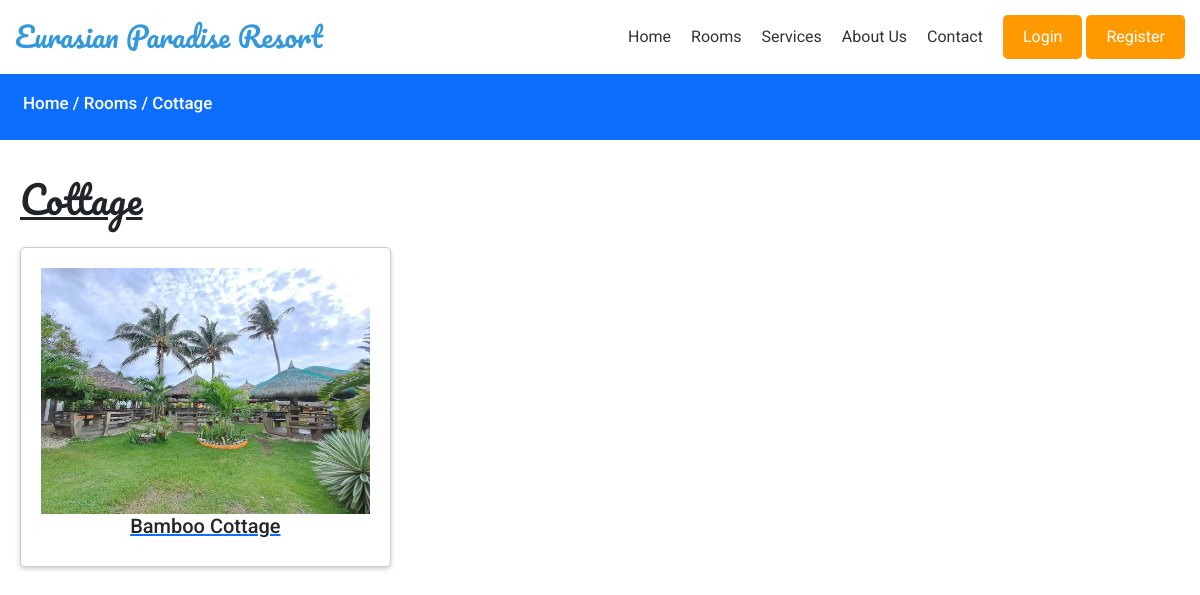
Screenshot of /rooms.php?categories=bamboocottage with the database file from the repository.
### tables this page shows
CREATE TABLE `categories` (
  `id` int(11) NOT NULL,
  `name` varchar(191) NOT NULL,
  `slug` varchar(191) NOT NULL,
  `description` mediumtext DEFAULT NULL,
  `status` tinyint(4) NOT NULL DEFAULT 0,
  `popular` tinyint(4) NOT NULL DEFAULT 0,
  `image` varchar(191) NOT NULL,
  `meta_title` varchar(191) NOT NULL,
  `meta_description` mediumtext NOT NULL,
  `meta_keywords` mediumtext NOT NULL,
  `created_at` timestamp NOT NULL DEFAULT current_timestamp() ON UPDATE current_timestamp()
);

CREATE TABLE `rooms` (
  `id` int(11) NOT NULL,
  `category_id` int(11) NOT NULL,
  `name` varchar(255) NOT NULL,
  `slug` varchar(255) NOT NULL,
  `small_description` mediumtext NOT NULL,
  `description` mediumtext NOT NULL,
  `selling_price` int(11) NOT NULL,
  `image` varchar(255) NOT NULL,
  `qty` int(11) NOT NULL,
  `status` tinyint(4) NOT NULL,
  `trending` tinyint(4) NOT NULL,
  `meta_title` varchar(255) NOT NULL,
  `meta_keywords` mediumtext NOT NULL,
  `meta_description` mediumtext NOT NULL,
  `created_at` timestamp NOT NULL DEFAULT current_timestamp() ON UPDATE current_timestamp()
);

### functions/userfunctions.php (called while the page is built, shortened)
<?php
include('config/dbcon.php');
function getSlugActive($table, $slug)
{
    global $con;
    $query = "SELECT * FROM $table WHERE slug='$slug' AND status ='0' LIMIT 1";
    return $query_run = mysqli_query($con, $query);
}
function getRoomsByCategory($category_id)
{
    global $con;
    $query = "SELECT * FROM rooms WHERE category_id='$category_id' AND status ='0'";
    return $query_run = mysqli_query($con, $query);
}
?>

### rooms.php (the view, shortened to what this page needs)
<?php
include('functions/userfunctions.php');
include('includes/header.php');
if(isset($_GET['categories']))
{
    $category_slug = $_GET['categories'];
    $category_data = getSlugActive("categories",$category_slug);
    $category = mysqli_fetch_array($category_data);
    if ($category)
    {
        $cid = $category['id'];
        ?>
        <div class="py-3 bg-primary">
            <div class="container2">
                <h6 class="text-white">
                <a href="index.php">
                    Home /
                </a>
                <a href="categories.php">
                    Rooms /
                </a>
                <?= $category['name']; ?></h6>
            </div>
        </div>
        <div class="py-3">
            <div class="container1">
                <div class="row">
                    <div class="col-md-12">
                    <h2><?= $category['name']; ?></h2>
                        <div class = "row">
                            <?php
                                $rooms = getRoomsByCategory($cid);
                                if(mysqli_num_rows($rooms) > 0)
                                {
                                    foreach($rooms as $item)
                                    {
                                        ?>
                                            <div class ="col-md-4 mb-2">
                                                <a href="rooms-view.php?rooms=<?= $item['slug']; ?>">
                                                    <div class="card">
                                                        <div class="card-body">
                                                            <img src="Images/<?= $item['image']; ?>" alt="Room Image" class="w-100">
                                                            <h4 class ="text-center"><?= $item['name']; ?></h4>
                                                        </div>
                                                    </div>
                                                </a>
                                            </div>
                                        <?php
                                    }
                                }
                                else
                                {
                                    echo "No data available";
                                }
                            ?>
                        </div>
                    </div>
                </div>
            </div>
        </div>
        <?php
    }
    else
    {
        echo "Something Went Wrong";
    }
}
else
{
    echo "Something Went Wrong";
}
?>

### style.css (style rules this page uses)
html { overflow-x: hidden; }
body { margin: 0; padding: 0; font-family: 'Roboto', sans-serif; overflow-x: hidden; min-height: 0px; box-sizing: border-box; }
h2 { font-family: 'Pacifico', cursive; font-size: 38px; margin-bottom: 25px; text-decoration: underline; }
div { position: relative; }

### rooms.php (style rules this page uses)
.container2 h6 a { text-decoration: none; color: #ffffff; }
.container2 h6 { padding: 3px; font-size: 17px; margin-left: 20px; }
.container1 { padding: 20px; }
.card { border: 1px solid #ccc; border-radius: 5px; margin: 0px; box-shadow: 0 2px 5px rgba(0, 0, 0, 0.2); background-color: #fff; }
.card-body { padding: 20px; }
.card img { max-width: 100%; height: auto; }
h4 { font-size: 20px; }

### rows the page displays
categories: name "Cottage"
rooms: image (picture), name "Bamboo Cottage"
